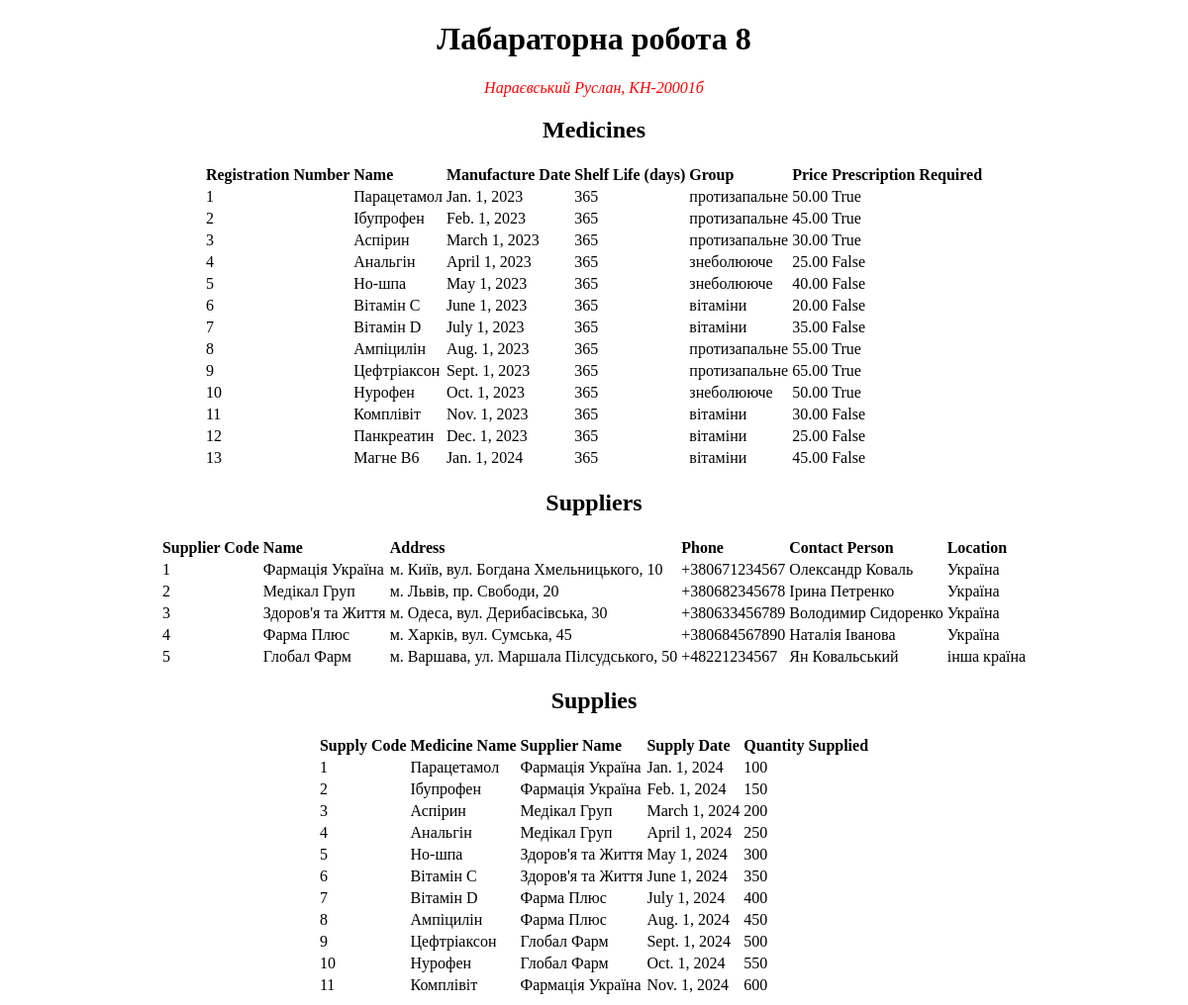
The page / on the database its author committed.
### Lab8DataBase/models.py (models this page shows)
class Medicines(models.Model):
    medicine_registration_number = models.IntegerField(primary_key=True)
    medicine_name = models.CharField(max_length=255)
    manufacture_date = models.DateField()
    shelf_life_days = models.IntegerField()
    medicine_group = models.CharField(max_length=20)
    price = models.DecimalField(max_digits=10, decimal_places=2)
    prescription_required = models.BooleanField()

class Suppliers(models.Model):
    supplier_code = models.IntegerField(primary_key=True)
    supplier_name = models.CharField(max_length=255)
    supplier_address = models.CharField(max_length=255)
    supplier_phone = models.CharField(max_length=20)
    contact_person = models.CharField(max_length=255)
    location = models.CharField(max_length=50)

class Supplies(models.Model):
    supply_code = models.IntegerField(primary_key=True)
    supply_date = models.DateField()
    medicine_registration_number = models.IntegerField()
    quantity_supplied = models.IntegerField()
    supplier_code = models.IntegerField()
    medicine = models.ForeignKey(Medicines, on_delete=models.CASCADE)
    supplier = models.ForeignKey(Suppliers, on_delete=models.CASCADE)

### Lab8DataBase/views.py (the view)
# urls.py: path('', views.all_tables, name='all_tables'),
def all_tables(request):
    medicines = Medicines.objects.all()
    suppliers = Suppliers.objects.all()
    supplies = Supplies.objects.all()
    return render(request, 'all_tables.html', {'medicines': medicines, 'suppliers': suppliers, 'supplies': supplies})

### Lab8DataBase/templates/all_tables.html (shortened to what this page needs)
<!DOCTYPE html>
<html lang="en">
<head>
</head>
<body>
<h1>Лабараторна робота 8</h1>
<p>Нараєвський Руслан, КН-20001б</p>
    <h2>Medicines</h2>
    <table>
  <thead>
    <tr>
      <th>Registration Number</th>
      <th>Name</th>
      <th>Manufacture Date</th>
      <th>Shelf Life (days)</th>
      <th>Group</th>
      <th>Price</th>
      <th>Prescription Required</th>
    </tr>
  </thead>
  <tbody>
    {% for medicine in medicines %}
      <tr>
        <td>{{ medicine.medicine_registration_number }}</td>
        <td>{{ medicine.medicine_name }}</td>
        <td>{{ medicine.manufacture_date }}</td>
        <td>{{ medicine.shelf_life_days }}</td>
        <td>{{ medicine.medicine_group }}</td>
        <td>{{ medicine.price }}</td>
        <td>{{ medicine.prescription_required }}</td>
      </tr>
    {% endfor %}
  </tbody>
</table>
    <h2>Suppliers</h2>
    <table>
  <thead>
    <tr>
      <th>Supplier Code</th>
      <th>Name</th>
      <th>Address</th>
      <th>Phone</th>
      <th>Contact Person</th>
      <th>Location</th>
    </tr>
  </thead>
  <tbody>
    {% for supplier in suppliers %}
      <tr>
        <td>{{ supplier.supplier_code }}</td>
        <td>{{ supplier.supplier_name }}</td>
        <td>{{ supplier.supplier_address }}</td>
        <td>{{ supplier.supplier_phone }}</td>
        <td>{{ supplier.contact_person }}</td>
        <td>{{ supplier.location }}</td>
      </tr>
    {% endfor %}
  </tbody>
</table>
    <h2>Supplies</h2>
<table>
  <thead>
    <tr>
        <th><strong>Supply Code</strong></th>
      <th>Medicine Name</th>
      <th>Supplier Name</th>
      <th>Supply Date</th>
      <th>Quantity Supplied</th>
    </tr>
  </thead>
  <tbody>
    {% for supply in supplies %}
      <tr>
        <td>{{ supply.supply_code }}</td>
        <td>{{ supply.medicine.medicine_name }}</td>
        <td>{{ supply.supplier.supplier_name }}</td>
        <td>{{ supply.supply_date }}</td>
        <td>{{ supply.quantity_supplied }}</td>
      </tr>
    {% endfor %}
  </tbody>
</table>
</body>
</html>

### Lab8DataBase/templates/all_tables.html (style rules this page uses)
th { font-weight: bold; text-align: left; }
td { text-align: left; }
table { margin: 0 auto; }
p { color: red; font-style: italic; text-align: center; }
h2 { text-align: center; }
h1 { text-align: center; }

### rows shown on the page
Medicines: medicine_registration_number "1", medicine_name "Парацетамол", manufacture_date "Jan. 1, 2023", shelf_life_days "365", medicine_group "протизапальне", price "50.00", prescription_required "True"
Medicines: medicine_registration_number "2", medicine_name "Ібупрофен", manufacture_date "Feb. 1, 2023", shelf_life_days "365", medicine_group "протизапальне", price "45.00", prescription_required "True"
Medicines: medicine_registration_number "3", medicine_name "Аспірин", manufacture_date "March 1, 2023", shelf_life_days "365", medicine_group "протизапальне", price "30.00", prescription_required "True"
Medicines: medicine_registration_number "4", medicine_name "Анальгін", manufacture_date "April 1, 2023", shelf_life_days "365", medicine_group "знеболююче", price "25.00", prescription_required "False"
Medicines: medicine_registration_number "5", medicine_name "Но-шпа", manufacture_date "May 1, 2023", shelf_life_days "365", medicine_group "знеболююче", price "40.00", prescription_required "False"
Medicines: medicine_registration_number "6", medicine_name "Вітамін С", manufacture_date "June 1, 2023", shelf_life_days "365", medicine_group "вітаміни", price "20.00", prescription_required "False"
Medicines: medicine_registration_number "7", medicine_name "Вітамін D", manufacture_date "July 1, 2023", shelf_life_days "365", medicine_group "вітаміни", price "35.00", prescription_required "False"
Medicines: medicine_registration_number "8", medicine_name "Ампіцилін", manufacture_date "Aug. 1, 2023", shelf_life_days "365", medicine_group "протизапальне", price "55.00", prescription_required "True"
Medicines: medicine_registration_number "9", medicine_name "Цефтріаксон", manufacture_date "Sept. 1, 2023", shelf_life_days "365", medicine_group "протизапальне", price "65.00", prescription_required "True"
Medicines: medicine_registration_number "10", medicine_name "Нурофен", manufacture_date "Oct. 1, 2023", shelf_life_days "365", medicine_group "знеболююче", price "50.00", prescription_required "True"
Medicines: medicine_registration_number "11", medicine_name "Комплівіт", manufacture_date "Nov. 1, 2023", shelf_life_days "365", medicine_group "вітаміни", price "30.00", prescription_required "False"
Medicines: medicine_registration_number "12", medicine_name "Панкреатин", manufacture_date "Dec. 1, 2023", shelf_life_days "365", medicine_group "вітаміни", price "25.00", prescription_required "False"
Medicines: medicine_registration_number "13", medicine_name "Магне B6", manufacture_date "Jan. 1, 2024", shelf_life_days "365", medicine_group "вітаміни", price "45.00", prescription_required "False"
Suppliers: supplier_code "1", supplier_name "Фармація Україна", supplier_address "м. Київ, вул. Богдана Хмельницького, 10", supplier_phone "+380671234567", contact_person "Олександр Коваль", location "Україна"
Suppliers: supplier_code "2", supplier_name "Медікал Груп", supplier_address "м. Львів, пр. Свободи, 20", supplier_phone "+380682345678", contact_person "Ірина Петренко", location "Україна"
Suppliers: supplier_code "3", supplier_name "Здоров'я та Життя", supplier_address "м. Одеса, вул. Дерибасівська, 30", supplier_phone "+380633456789", contact_person "Володимир Сидоренко", location "Україна"
Suppliers: supplier_code "4", supplier_name "Фарма Плюс", supplier_address "м. Харків, вул. Сумська, 45", supplier_phone "+380684567890", contact_person "Наталія Іванова", location "Україна"
Suppliers: supplier_code "5", supplier_name "Глобал Фарм", supplier_address "м. Варшава, ул. Маршала Пілсудського, 50", supplier_phone "+48221234567", contact_person "Ян Ковальський", location "інша країна"
Supplies: supply_code "1", medicine.medicine_name "Парацетамол", supplier.supplier_name "Фармація Україна", supply_date "Jan. 1, 2024", quantity_supplied "100"
Supplies: supply_code "2", medicine.medicine_name "Ібупрофен", supplier.supplier_name "Фармація Україна", supply_date "Feb. 1, 2024", quantity_supplied "150"
Supplies: supply_code "3", medicine.medicine_name "Аспірин", supplier.supplier_name "Медікал Груп", supply_date "March 1, 2024", quantity_supplied "200"
Supplies: supply_code "4", medicine.medicine_name "Анальгін", supplier.supplier_name "Медікал Груп", supply_date "April 1, 2024", quantity_supplied "250"
Supplies: supply_code "5", medicine.medicine_name "Но-шпа", supplier.supplier_name "Здоров'я та Життя", supply_date "May 1, 2024", quantity_supplied "300"
Supplies: supply_code "6", medicine.medicine_name "Вітамін С", supplier.supplier_name "Здоров'я та Життя", supply_date "June 1, 2024", quantity_supplied "350"
Supplies: supply_code "7", medicine.medicine_name "Вітамін D", supplier.supplier_name "Фарма Плюс", supply_date "July 1, 2024", quantity_supplied "400"
Supplies: supply_code "8", medicine.medicine_name "Ампіцилін", supplier.supplier_name "Фарма Плюс", supply_date "Aug. 1, 2024", quantity_supplied "450"
Supplies: supply_code "9", medicine.medicine_name "Цефтріаксон", supplier.supplier_name "Глобал Фарм", supply_date "Sept. 1, 2024", quantity_supplied "500"
Supplies: supply_code "10", medicine.medicine_name "Нурофен", supplier.supplier_name "Глобал Фарм", supply_date "Oct. 1, 2024", quantity_supplied "550"
Supplies: supply_code "11", medicine.medicine_name "Комплівіт", supplier.supplier_name "Фармація Україна", supply_date "Nov. 1, 2024", quantity_supplied "600"
